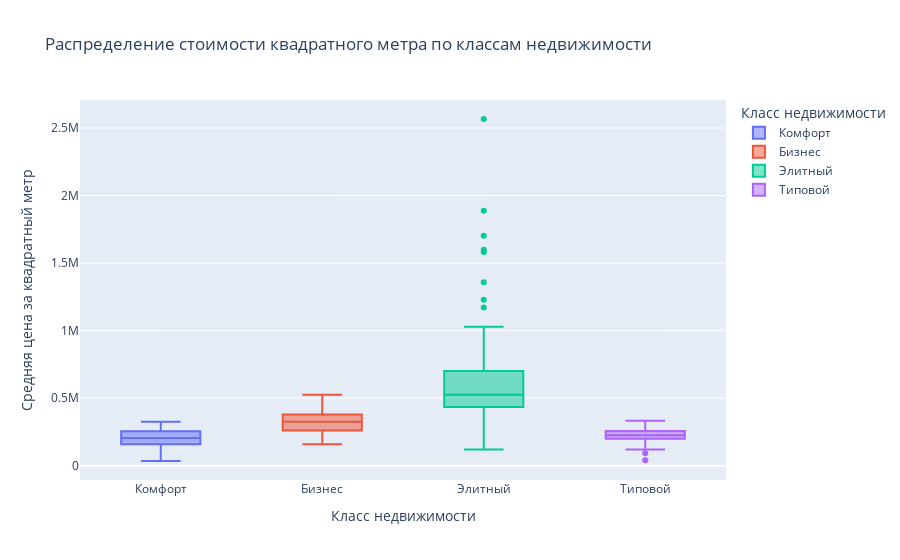

This figure's notebook cell:
### Code cell
fig = px.box(x="objLkClassDesc", y="objPriceAvg", data_frame=Moscow_data, 
             title='Распределение стоимости квадратного метра по классам недвижимости', color="objLkClassDesc",
            labels={'objLkClassDesc':'Класс недвижимости', 'objPriceAvg':'Средняя цена за квадратный метр'})
fig.show()

### Figure 1 — Plotly figure (JSON) as saved in the notebook; plotly's stock layout.template omitted (floating-point values rounded to 4 significant figures; data arrays with more than 128 entries replaced by an {"elided": "..."} marker saying what was removed)
{"data": [{"alignmentgroup": "True", "hovertemplate": "Класс недвижимости=%{x}<br>Средняя цена за квадратный метр=%{y}<extra></extra>", "legendgroup": "Комфорт", "marker": {"color": "#636efa"}, "name": "Комфорт", "notched": false, "offsetgroup": "Комфорт", "orientation": "v", "showlegend": true, "type": "box", "x": ["Комфорт", "Комфорт", "Комфорт", "Комфорт", "Комфорт", "Комфорт", "Комфорт", "Комфорт", "Комфорт", "Комфорт", "Комфорт", "Комфорт", "Комфорт", "Комфорт", "Комфорт", "Комфорт", "Комфорт", "Комфорт", "Комфорт", "Комфорт", "Комфорт", "Комфорт", "Комфорт", "Комфорт", "Комфорт", "Комфорт", "Комфорт", "Комфорт", "Комфорт", "Комфорт", "Комфорт", "Комфорт", "Комфорт", "Комфорт", "Комфорт", "Комфорт", "Комфорт", "Комфорт", "Комфорт", "Комфорт", "Комфорт", "Комфорт", "Комфорт", "Комфорт", "Комфорт", "Комфорт", "Комфорт", "Комфорт", "Комфорт", "Комфорт", "Комфорт", "Комфорт", "Комфорт", "Комфорт", "Комфорт", "Комфорт", "Комфорт", "Комфорт", "Комфорт", "Комфорт", "Комфорт", "Комфорт", "Комфорт", "Комфорт", "Комфорт", "Комфорт", "Комфорт", "Комфорт", "Комфорт", "Комфорт", "Комфорт", "Комфорт", "Комфорт", "Комфорт", "Комфорт", "Комфорт", "Комфорт", "Комфорт", "Комфорт", "Комфорт", "Комфорт", "Комфорт", "Комфорт", "Комфорт", "Комфорт", "Комфорт", "Комфорт", "Комфорт", "Комфорт", "Комфорт", "Комфорт", "Комфорт", "Комфорт", "Комфорт", "Комфорт", "Комфорт", "Комфорт", "Комфорт", "Комфорт", "Комфорт", "Комфорт", "Комфорт", "Комфорт", "Комфорт", "Комфорт", "Комфорт", "Комфорт", "Комфорт", "Комфорт", "Комфорт", "Комфорт", "Комфорт", "Комфорт", "Комфорт", "Комфорт", "Комфорт", "Комфорт", "Комфорт", "Комфорт", "Комфорт"], "x0": " ", "xaxis": "x", "y": [203870, 116996, 118000, 117000, 75081, 118000, 118000, 287797, 160815, 211488, 148188, 92507, 141374, 268548, 235073, 267412, 249792, 206348, 174620, 168553, 180525, 265192, 228764, 188470, 275054, 217988, 277300, 220433, 250119, 210421, 168495, 197199, 271262, 36675, 324911, 291213, 230168, 295530, 247217, 222106, 230002, 285196, 308100, 279732, 292534, 265949, 288982, 90000, 204443, 208328, 244626, 205888, 215640, 144456, 182352, 181297, 204337, 34982, 35000, 35000, 65922, 79114, 64471, 96017, 170297, 176803, 65417, 184502, 171595, 207489, 266676, 170898, 190117, 259468, 259728, 228705, 185272, 194860, 226802, 210836, 196299, 179164, 178716, 158930, 188337, 254936, 280880, 285549, 200635, 282618, 169302, 211084, 182839, 157467, 163179, 245470, 293652, 256752, 258279, 273874, 222692, 232419, 185999, 245121, 277125, 280370, 91670, 292479, 325144, 92889, 98567, 107888, 85730, 208087, 204465, 218952, 144882, 153649, 175968, 142744], "y0": " ", "yaxis": "y"}, {"alignmentgroup": "True", "hovertemplate": "Класс недвижимости=%{x}<br>Средняя цена за квадратный метр=%{y}<extra></extra>", "legendgroup": "Бизнес", "marker": {"color": "#EF553B"}, "name": "Бизнес", "notched": false, "offsetgroup": "Бизнес", "orientation": "v", "showlegend": true, "type": "box", "x": {"elided": "187 str values"}, "x0": " ", "xaxis": "x", "y": {"elided": "187 int values"}, "y0": " ", "yaxis": "y"}, {"alignmentgroup": "True", "hovertemplate": "Класс недвижимости=%{x}<br>Средняя цена за квадратный метр=%{y}<extra></extra>", "legendgroup": "Элитный", "marker": {"color": "#00cc96"}, "name": "Элитный", "notched": false, "offsetgroup": "Элитный", "orientation": "v", "showlegend": true, "type": "box", "x": ["Элитный", "Элитный", "Элитный", "Элитный", "Элитный", "Элитный", "Элитный", "Элитный", "Элитный", "Элитный", "Элитный", "Элитный", "Элитный", "Элитный", "Элитный", "Элитный", "Элитный", "Элитный", "Элитный", "Элитный", "Элитный", "Элитный", "Элитный", "Элитный", "Элитный", "Элитный", "Элитный", "Элитный", "Элитный", "Элитный", "Элитный", "Элитный", "Элитный", "Элитный", "Элитный", "Элитный", "Элитный", "Элитный", "Элитный", "Элитный", "Элитный", "Элитный", "Элитный", "Элитный", "Элитный", "Элитный", "Элитный", "Элитный", "Элитный", "Элитный", "Элитный", "Элитный", "Элитный", "Элитный", "Элитный", "Элитный", "Элитный", "Элитный"], "x0": " ", "xaxis": "x", "y": [544493, 1581363, 799574, 2566412, 434690, 432980, 386747, 1228675, 119475, 1017003, 894915, 450000, 450000, 450000, 450000, 450000, 518425, 538132, 430153, 369438, 441419, 459272, 966246, 468000, 660308, 1028475, 596548, 161506, 120000, 567649, 531730, 623941, 615714, 611950, 451084, 334686, 1598926, 680741, 1702937, 374217, 394842, 320753, 364366, 406361, 489590, 640359, 466944, 463113, 593294, 555861, 620010, 1358174, 317754, 1887893, 736000, 700306, 434396, 1170626], "y0": " ", "yaxis": "y"}, {"alignmentgroup": "True", "hovertemplate": "Класс недвижимости=%{x}<br>Средняя цена за квадратный метр=%{y}<extra></extra>", "legendgroup": "Типовой", "marker": {"color": "#ab63fa"}, "name": "Типовой", "notched": false, "offsetgroup": "Типовой", "orientation": "v", "showlegend": true, "type": "box", "x": {"elided": "174 str values"}, "x0": " ", "xaxis": "x", "y": {"elided": "174 int values"}, "y0": " ", "yaxis": "y"}], "layout": {"boxmode": "overlay", "legend": {"title": {"text": "Класс недвижимости"}, "tracegroupgap": 0}, "title": {"text": "Распределение стоимости квадратного метра по классам недвижимости"}, "xaxis": {"anchor": "y", "categoryarray": ["Комфорт", "Бизнес", "Элитный", "Типовой"], "categoryorder": "array", "domain": [0, 1], "title": {"text": "Класс недвижимости"}}, "yaxis": {"anchor": "x", "domain": [0, 1], "title": {"text": "Средняя цена за квадратный метр"}}}}
